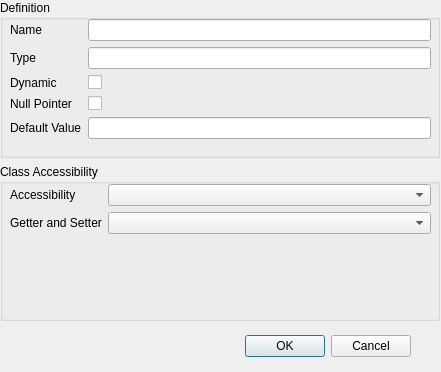
<?xml version="1.0" encoding="UTF-8"?>
<ui version="4.0">
 <class>AttributeDialog</class>
 <widget class="QDialog" name="AttributeDialog">
  <property name="geometry">
   <rect>
    <x>0</x>
    <y>0</y>
    <width>441</width>
    <height>372</height>
   </rect>
  </property>
  <property name="windowTitle">
   <string>Dialog</string>
  </property>
  <widget class="QDialogButtonBox" name="buttonBox">
   <property name="geometry">
    <rect>
     <x>70</x>
     <y>330</y>
     <width>341</width>
     <height>32</height>
    </rect>
   </property>
   <property name="orientation">
    <enum>Qt::Horizontal</enum>
   </property>
   <property name="standardButtons">
    <set>QDialogButtonBox::Cancel|QDialogButtonBox::Ok</set>
   </property>
  </widget>
  <widget class="QWidget" name="gridLayoutWidget">
   <property name="geometry">
    <rect>
     <x>0</x>
     <y>0</y>
     <width>441</width>
     <height>321</height>
    </rect>
   </property>
   <layout class="QGridLayout" name="gridLayout" rowminimumheight="2,0" columnminimumwidth="1,1">
    <item row="1" column="0">
     <widget class="QGroupBox" name="groupBox">
      <property name="title">
       <string>Class Accessibility</string>
      </property>
      <widget class="QWidget" name="formLayoutWidget">
       <property name="geometry">
        <rect>
         <x>10</x>
         <y>20</y>
         <width>421</width>
         <height>80</height>
        </rect>
       </property>
       <layout class="QFormLayout" name="formLayout">
        <item row="0" column="0">
         <widget class="QLabel" name="accessibilityLabel">
          <property name="text">
           <string>Accessibility</string>
          </property>
         </widget>
        </item>
        <item row="0" column="1">
         <widget class="QComboBox" name="accessibilityComboBox"/>
        </item>
        <item row="1" column="0">
         <widget class="QLabel" name="getterAndSetterLabel">
          <property name="text">
           <string>Getter and Setter</string>
          </property>
         </widget>
        </item>
        <item row="1" column="1">
         <widget class="QComboBox" name="getterAndSetterComboBox"/>
        </item>
       </layout>
      </widget>
     </widget>
    </item>
    <item row="0" column="0">
     <widget class="QGroupBox" name="groupBox_2">
      <property name="title">
       <string>Definition</string>
      </property>
      <widget class="QWidget" name="formLayoutWidget_2">
       <property name="geometry">
        <rect>
         <x>10</x>
         <y>19</y>
         <width>421</width>
         <height>131</height>
        </rect>
       </property>
       <layout class="QFormLayout" name="formLayout_2">
        <item row="0" column="0">
         <widget class="QLabel" name="nameLabel">
          <property name="text">
           <string>Name</string>
          </property>
         </widget>
        </item>
        <item row="0" column="1">
         <widget class="QLineEdit" name="nameLineEdit"/>
        </item>
        <item row="1" column="0">
         <widget class="QLabel" name="typeLabel">
          <property name="text">
           <string>Type</string>
          </property>
         </widget>
        </item>
        <item row="1" column="1">
         <widget class="QLineEdit" name="typeLineEdit"/>
        </item>
        <item row="2" column="0">
         <widget class="QLabel" name="dynamicLabel">
          <property name="text">
           <string>Dynamic</string>
          </property>
         </widget>
        </item>
        <item row="2" column="1">
         <widget class="QCheckBox" name="dynamicCheckBox"/>
        </item>
        <item row="3" column="0">
         <widget class="QLabel" name="nullPointerLabel">
          <property name="text">
           <string>Null Pointer</string>
          </property>
         </widget>
        </item>
        <item row="3" column="1">
         <widget class="QCheckBox" name="nullPointerCheckBox"/>
        </item>
        <item row="4" column="0">
         <widget class="QLabel" name="defaultValueLabel">
          <property name="text">
           <string>Default Value</string>
          </property>
         </widget>
        </item>
        <item row="4" column="1">
         <widget class="QLineEdit" name="defaultValueLineEdit"/>
        </item>
       </layout>
      </widget>
     </widget>
    </item>
   </layout>
  </widget>
 </widget>
 <tabstops>
  <tabstop>nameLineEdit</tabstop>
  <tabstop>typeLineEdit</tabstop>
  <tabstop>dynamicCheckBox</tabstop>
  <tabstop>nullPointerCheckBox</tabstop>
  <tabstop>defaultValueLineEdit</tabstop>
  <tabstop>accessibilityComboBox</tabstop>
  <tabstop>getterAndSetterComboBox</tabstop>
 </tabstops>
 <resources/>
 <connections>
  <connection>
   <sender>buttonBox</sender>
   <signal>accepted()</signal>
   <receiver>AttributeDialog</receiver>
   <slot>accept()</slot>
   <hints>
    <hint type="sourcelabel">
     <x>248</x>
     <y>254</y>
    </hint>
    <hint type="destinationlabel">
     <x>157</x>
     <y>274</y>
    </hint>
   </hints>
  </connection>
  <connection>
   <sender>buttonBox</sender>
   <signal>rejected()</signal>
   <receiver>AttributeDialog</receiver>
   <slot>reject()</slot>
   <hints>
    <hint type="sourcelabel">
     <x>316</x>
     <y>260</y>
    </hint>
    <hint type="destinationlabel">
     <x>286</x>
     <y>274</y>
    </hint>
   </hints>
  </connection>
 </connections>
</ui>
